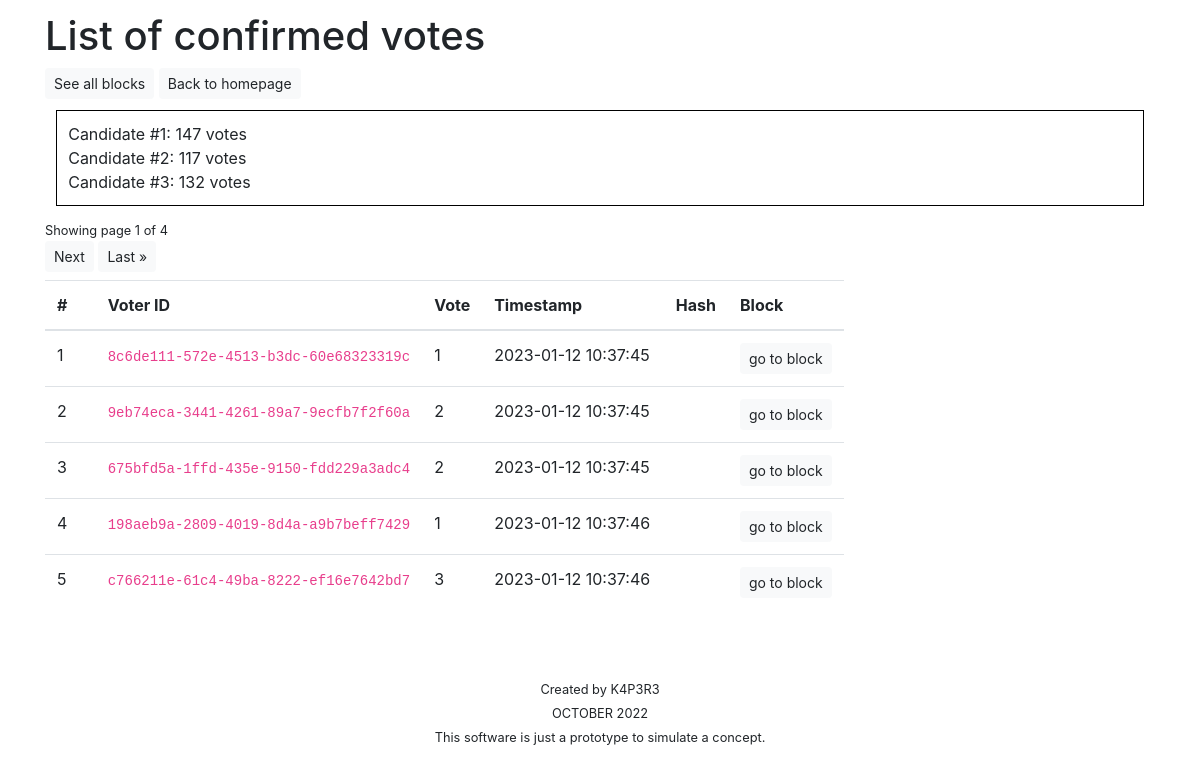
The app's page /sim/transactions/ with its own data.
### simulation/models.py (models this page shows)
class Vote(models.Model):
    id = models.UUIDField(primary_key=True, default=uuid.uuid4)
    vote = models.IntegerField(default=get_vote)
    timestamp = models.FloatField(default=get_timestamp)
    block_id = models.IntegerField(null=True)
    def __str__(self):
        return "{}|{}|{}".format(self.id, self.vote, self.timestamp)

### simulation/views.py (the view)
# urls.py: path('transactions/', views.transactions, name='transactions'),
def transactions(request):
    vote_list = Vote.objects.all().order_by('timestamp')
    paginator = Paginator(vote_list, 100, orphans=20, allow_empty_first_page=True)
    page = request.GET.get('page')
    votes = paginator.get_page(page)
    hashes = [SHA3_256.new(str(v).encode('utf-8')).hexdigest() for v in votes]
    block_hashes = []
    for i in range(0, len(votes)):
        try:
            b = Block.objects.get(id=votes[i].block_id)
            h = b.h
        except:
            h = 404
        block_hashes.append(h)
    votes_pg = votes # for pagination
    votes = zip(votes, hashes, block_hashes)
    result = []
    for i in range(0, 3):
        try:
            r = Vote.objects.filter(vote=i+1).count()
        except:
            r = 0
        result.append(r)
    context = {
        'votes': votes,
        'result': result,
        'votes_pg': votes_pg,
    }
    return render(request, 'simulation/transactions.html', context)

### simulation/templatetags/sim_filters.py (called while the page is built)
@register.filter
def unix_to_date(val):
    return datetime.datetime.fromtimestamp(val)

### simulation/templates/simulation/transactions.html (shortened to what this page needs)
{% extends 'base.html' %}
{% load sim_filters %}
{% block body_bl %}
<div class="container">
    <h1>List of confirmed votes</h1>
    <a class="btn btn-light btn-sm" href="{% url 'simulation:blockchain' %}" role="button">See all blocks</a>
    <a class="btn btn-light btn-sm" href="{% url 'welcome:home' %}" role="button">Back to homepage</a>
    <div style="margin:1%; padding:1%; border:1px solid black;">
        {% for r in result %}
            Candidate #{{ forloop.counter }}: {{ r }} votes<br>
        {% endfor %}
    </div>
    <small>Showing page {{ votes_pg.number }} of {{ votes_pg.paginator.num_pages }}</small>
    <div class="pagination pb-2">
        <span class="step-links">
            {% if votes_pg.has_next %}
                <a class="btn btn-light btn-sm" href="?page={{ votes_pg.next_page_number }}" role="button">Next</a>
                <a class="btn btn-light btn-sm" href="?page={{ votes_pg.paginator.num_pages }}" role="button">Last &raquo;</a>
            {% endif %}
        </span>
    </div>
    <table class="table table-hover">
        <thead>
            <tr>
                <th scope="col">#</th>
                <th scope="col">Voter ID</th>
                <th scope="col">Vote</th>
                <th scope="col">Timestamp</th>
                <th scope="col">Hash</th>
                <th scope="col">Block</th>
            </tr>
        </thead>
        <tbody>
            {% for ballot, h, bh in votes %}
            <tr>
                <td>{{ forloop.counter }}</td>
                <td><code>{{ ballot.id }}</code></th>
                <td>{{ ballot.vote }}</td>
                <td>{{ ballot.timestamp|unix_to_date|date:"Y-m-d H:i:s" }}</td>
                <td title="{{ h }}"><code>{{ h|truncatechars:20 }}</code></td>
                <td><a class="btn btn-light btn-sm" href="{% url 'simulation:block_detail' block_hash=bh %}" role="button">go to block</a></td>
            </tr>
            {% empty %}
                <p>No record.</p>
            {% endfor %}
        </tbody>
    </table>
</div>
{% endblock %}

### templates/base.html (shortened to what this page needs)
<!DOCTYPE html>
{% load static %}
<html>
<head>
    <link rel="stylesheet" href="https://maxcdn.bootstrapcdn.com/bootstrap/4.0.0/css/bootstrap.min.css" />
    <link rel="stylesheet" href="{% static 'css/main.css' %}" />
</head>
<body>
    {% block body_bl %}
    {% endblock %}
    <div class="container-fluid" id="footer">
        <p id="credit"><small>Created by K4P3R3<br>OCTOBER 2022<br>This software is just a prototype to simulate a concept.</small></p>
    </div>
</body>
</html>

### static/css/main.css (style rules this page uses)
body { padding-top: 1%; padding-bottom: 1%; }
table { display: block; overflow: auto; height: 320px; white-space: nowrap; }
div#footer { padding-top: 5%; }
div#footer #credit { text-align: center; }

### records on screen
Vote: id "8c6de111-572e-4513-b3dc-60e68323319c", vote "1", timestamp|unix_to_date "2023-01-12 10:37:45"
Vote: id "9eb74eca-3441-4261-89a7-9ecfb7f2f60a", vote "2", timestamp|unix_to_date "2023-01-12 10:37:45"
Vote: id "675bfd5a-1ffd-435e-9150-fdd229a3adc4", vote "2", timestamp|unix_to_date "2023-01-12 10:37:45"
Vote: id "198aeb9a-2809-4019-8d4a-a9b7beff7429", vote "1", timestamp|unix_to_date "2023-01-12 10:37:46"
Vote: id "c766211e-61c4-49ba-8222-ef16e7642bd7", vote "3", timestamp|unix_to_date "2023-01-12 10:37:46"

### other values on screen
{{ r }} "147" "117" "132"
{{ votes_pg.number }} "1"
{{ votes_pg.paginator.num_pages }} "4"
